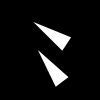
Frame 1 (no input)
Frame 60 (the mouse pressed at the canvas centre just before this capture): identical to frame 1, image omitted
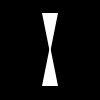
Frame 120 (the mouse held since frame 60 and released just before this capture)

The Processing sketch that drew these frames (run headless with seeded random() and noise(); from frame 60 on, the mouse is pressed at the canvas centre):

// Processing sketch: mouse_follow_shape
// ── mouse_follow_shape.pde
int x = 50;
int y1 = 33;
int y2 = 66;

void setup() {
  size(100, 100);
  noStroke();
}

void draw() { 
  background(0); 
  // Top triangle
  float angle = atan2(mouseY-y1, mouseX-x);    
  pushMatrix();
  translate(x, y1); 
  rotate(angle); 
  triangle(-20, -8, 20, 0, -20, 8);
  popMatrix();
  pushMatrix();
  // Bottom triangle
  float angle2 = atan2(mouseY-(y2), mouseX-x);        
  translate(x, y2);
  rotate(angle2); 
  triangle(-20, -8, 20, 0, -20, 8);
  popMatrix();
} 
